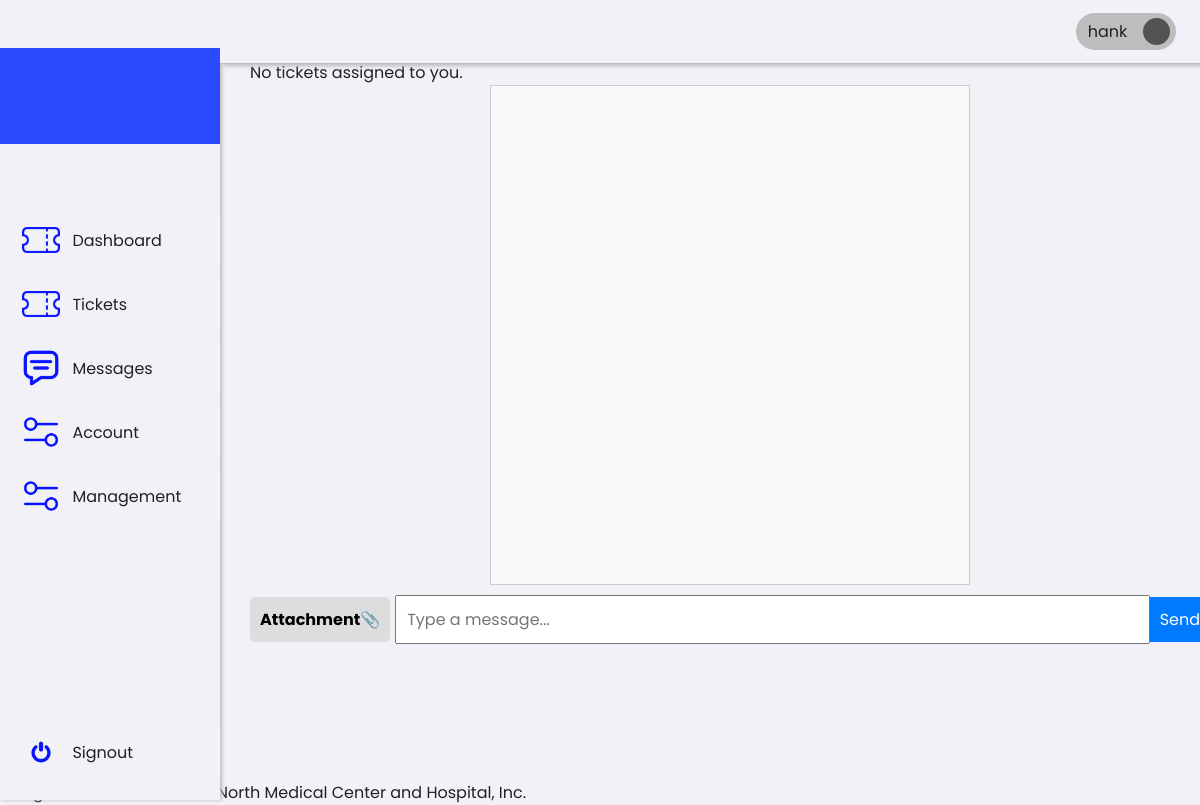
Before: /1/superAdmin/message.php (signed in) with the older database file.
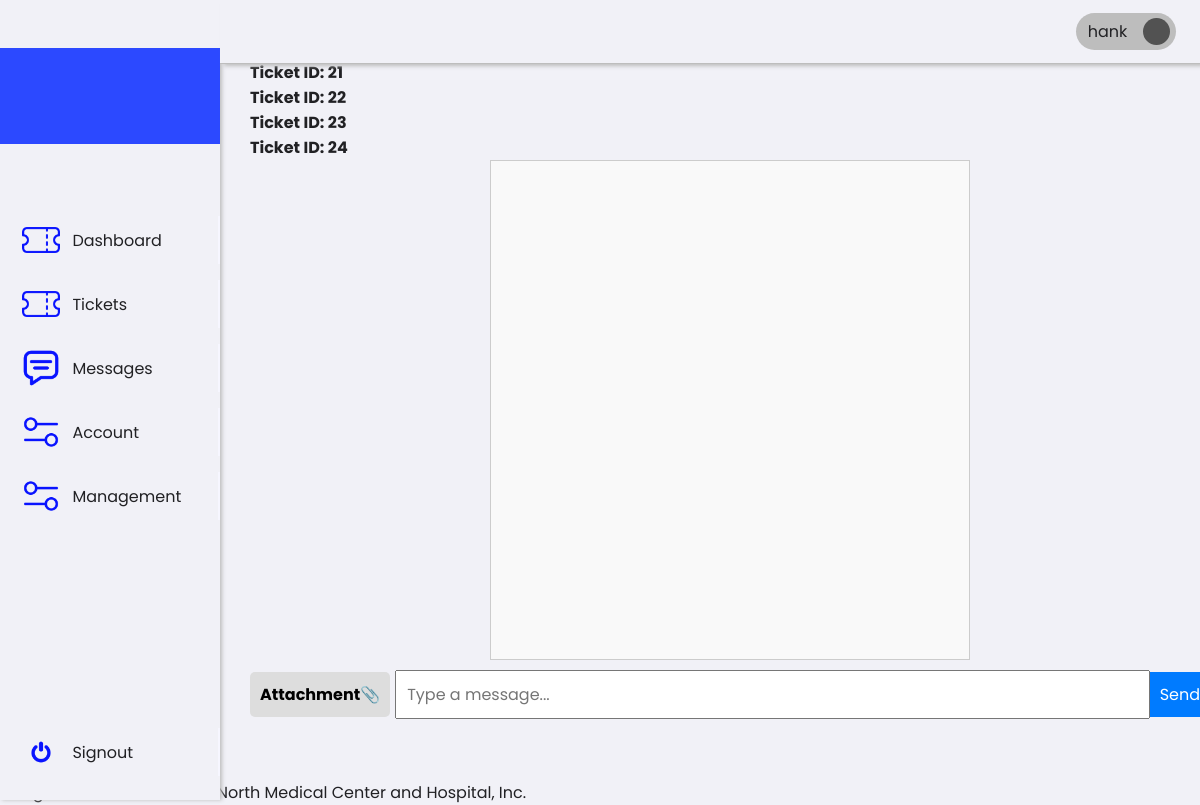
After: the same page with the newer database file.
### tables this page shows
CREATE TABLE `tickets` (
  `id` int(11) NOT NULL,
  `employee_id` int(11) NOT NULL,
  `subject` varchar(255) NOT NULL,
  `description` text NOT NULL,
  `status` enum('Open','In Progress','Resolved','Closed') DEFAULT 'Open',
  `priority` enum('Low','Medium','High') DEFAULT 'Low',
  `category_id` int(11) NOT NULL,
  `assigned_to` int(11) DEFAULT NULL,
  `created_at` timestamp NOT NULL DEFAULT current_timestamp(),
  `start_at` timestamp NULL DEFAULT NULL,
  `updated_at` timestamp NULL DEFAULT NULL
);

### 1/superAdmin/message.php (the view, shortened to what this page needs)
<!DOCTYPE html>
<html lang="en">
<head>
    <link rel="stylesheet" href="../../assets/css/framework.css">
    <link rel="stylesheet" href="../../assets/css/message.css">
</head>
<body>
    <div class="container">
        <div class="sideNav">
            <div class="sideNavLogo img-cover"></div>
            <div class="navBtn">
                <div class="navBtnIcon img-contain" style="background-image: url(../../assets/images/icons/ticket.png);"></div>
                <a href="dashboard.php">Dashboard</a>
            </div>
            <div class="navBtn">
                <div class="navBtnIcon img-contain" style="background-image: url(../../assets/images/icons/ticket.png);"></div>
                <a href="ticket.php">Tickets</a>
            </div>
            <div class="navBtn">
                <div class="navBtnIcon img-contain" style="background-image: url(../../assets/images/icons/chat.png);"></div>
                <a href="message.php">Messages</a>
            </div>
            <div class="navBtn">
                <div class="navBtnIcon img-contain" style="background-image: url(../../assets/images/icons/settings.png);"></div>
                <a href="account.php">Account</a>
            </div>
            <div class="navBtn">
                <div class="navBtnIcon img-contain" style="background-image: url(../../assets/images/icons/settings.png);"></div>
                <a href="management.php">Management</a>
            </div>
            <div class="navBtn">
                <div class="navBtnIcon img-contain" style="background-image: url(../../assets/images/icons/switch.png);"></div>
                <a href="../../0/includes/signout.php">Signout</a>
            </div>
        </div>
        <div class="content">
            <div class="topNav">
                <div class="account">
                    <div class="accountName">John Doe</div>
                    <div class="accountIcon img-contain"></div>
                </div>
            </div>
            <div class="main-convo">
                <div class="container-convo">
                    <div class="row-convo">
                        <div class="cards-container">
                                <?php
                                require_once '../../0/includes/db.php';
                                $stmt = $pdo->prepare("SELECT t.id, u.name AS assigned_name
                       FROM tickets t
                       JOIN users u ON t.assigned_to = u.id
                       WHERE t.employee_id = :employee_id");
                                $stmt->bindParam(':employee_id', $_SESSION['user_id'], PDO::PARAM_INT);
                                $stmt->execute();
                                $tickets = $stmt->fetchAll(PDO::FETCH_ASSOC);
                                if ($tickets) {
                                    foreach ($tickets as $index => $ticket) {
                                        echo '<div class="card card-' . (($index % 4) + 1) . '"
                                              onclick="loadMessages(' . htmlspecialchars($ticket['id']) . ', \'' . htmlspecialchars($ticket['assigned_name']) . '\')">';
                                        echo '<h1>Ticket ID: ' . htmlspecialchars($ticket['id']) . '</h1>';
                                        echo '</div>';
                                    }
                                } else {
                                    echo '<p>No tickets assigned to you.</p>';
                                }
                                ?>
                            </div>
                            <div class="col-convo">
                            <div class="chat-container" id="chatbox">
                            </div>
                            <div class="input-area">
                                <div class="attach" id="attach">Attachment📎</div>
                                <input type="text" id="message" placeholder="Type a message...">
                                <button id="sendmesageBtn">Send</button>
                            </div>
                        </div>
                            </div>
                    </div>
                </div>
            </div>
        </div>
    <footer class="footer-messages">
        <p>All rights reserved to Metro North Medical Center and Hospital, Inc.</p>
    </footer>
</body>
</html>

Changed rows visible on the page:
now on this page (row edited): tickets: id "21"
now on this page (row edited): tickets: id "22"
now on this page (row edited): tickets: id "23"
now on this page (row edited): tickets: id "24"
Other visible differences:
text no longer shown: "No tickets assigned to you."
